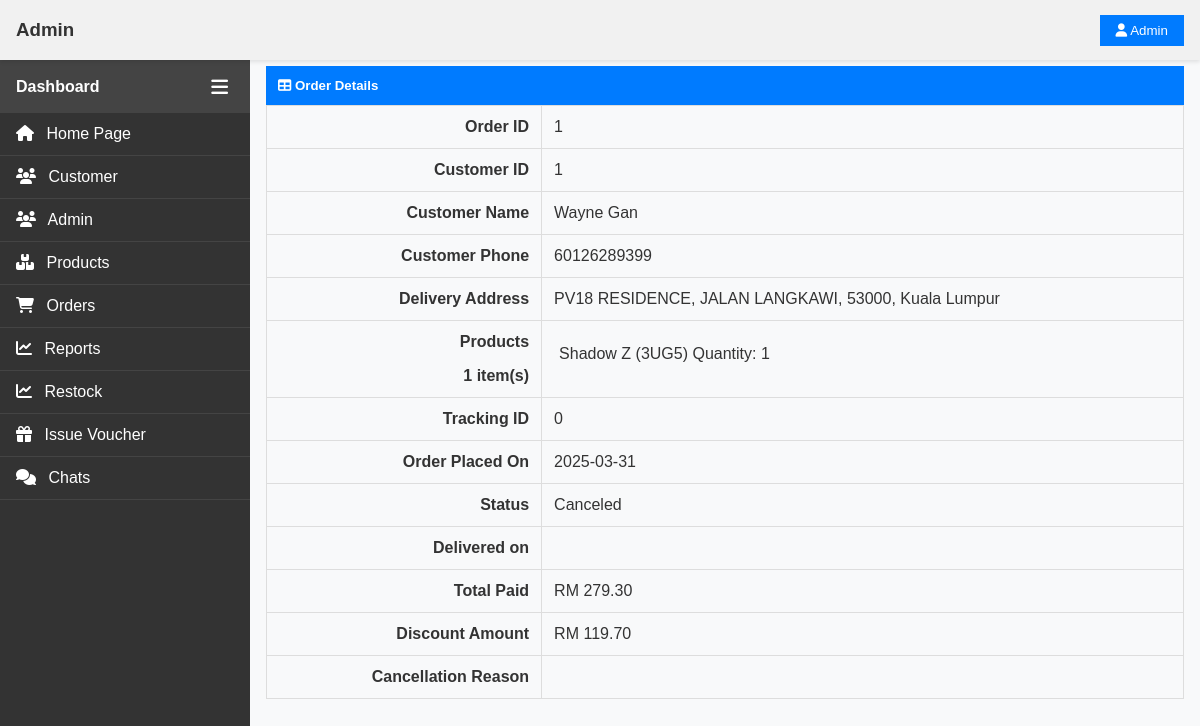
/pages/admin/admin_orderDetails.php?id=1 (signed in), run on the app's committed database.
### tables this page shows
CREATE TABLE `orders` (
  `orderId` int(5) NOT NULL,
  `userId` int(11) NOT NULL,
  `orderDate` date NOT NULL,
  `status` varchar(10) NOT NULL,
  `orderAddress` varchar(150) NOT NULL,
  `orderName` varchar(40) NOT NULL,
  `orderPhone` varchar(15) NOT NULL,
  `deliveryMethod` varchar(20) NOT NULL,
  `deliveredDate` date DEFAULT NULL,
  `tracking` int(30) DEFAULT NULL,
  `discount` decimal(10,2) NOT NULL DEFAULT 0.00,
  `notify` tinyint(1) NOT NULL DEFAULT 0,
  `cancel_reason` varchar(50) DEFAULT NULL
);

CREATE TABLE `order_items` (
  `orderId` int(5) NOT NULL,
  `productId` varchar(5) NOT NULL,
  `quantity` int(10) DEFAULT NULL,
  `subtotal` decimal(10,2) DEFAULT NULL,
  `gripSize` varchar(4) NOT NULL
);

CREATE TABLE `product` (
  `productID` varchar(5) NOT NULL,
  `productName` varchar(100) NOT NULL,
  `price` float(6,2) NOT NULL,
  `seriesID` varchar(3) DEFAULT NULL,
  `introduction` varchar(1000) NOT NULL,
  `playerInfo` varchar(1000) NOT NULL
);

### pages/admin/admin_orderDetails.php (the view, shortened to what this page needs)
<?php
require '../../_base.php';
require  "main.php";
if(isset($_GET["id"])){
    $orderID = $_GET["id"];
    $stm = $_db->prepare("SELECT o.*, sum(oi.subtotal)-o.discount as total FROM
                                orders o JOIN order_items oi ON (o.orderId = oi.orderId)
                                JOIN user u ON (u.userID = o.userId)
                                GROUP BY o.orderId HAVING o.orderId = ?;");
    $stm->execute([$orderID]);
    $order = $stm->fetchAll();
    $order = $order[0];
    $orderItems = $_db->prepare("SELECT oi.*, p.productName as name, pi.image_path as img FROM order_items oi JOIN product p
                                    ON (oi.productId = p.productID)
                                    JOIN product_images pi ON (p.productID = pi.productID)
                                    WHERE orderId=? AND pi.image_type = 'product' ");
    $orderItems->execute([$orderID]);
    $orderItems = $orderItems->fetchAll();
}
else {
    redirect("/pages/admin/admin_home.php");
}
?>
<div class="main-content">
<table class="tb">
        <div class="tb-title">
                <h5 style="margin: 0;"><i class="fas fa-table"></i> Order Details </h5>
        </div>
        <thead>
            <tr>
                <th class="th order">Order ID</th>
                <td class="td"><?= $order->orderId ?></td>
            </tr>
            <tr>
                <th class="th cust">Customer ID</th>
                <td class="td"><?= $order->userId ?></td>
            </tr>
            <tr>
                <th class="th cust">Customer Name</th>
                <td class="td"><?= $order->orderName ?></td>
            </tr>
            <tr>
                <th class="th cust">Customer Phone</th>
                <td class="td"><?= $order->orderPhone ?></td>
            </tr>
            <tr>
                <th class="th cust">Delivery Address</th>
                <td class="td"><?= $order->orderAddress ?></td>
            </tr>
            <tr>
                <th class="th produdt">Products <p><?= count($orderItems) ?> item(s)</p></th>
                <td class="td product">
                    <div>
                        <?php foreach($orderItems as $oi): ?>
                        <div class="productDIV" style="margin-bottom: 10px; padding: 5px; width: auto;">
                            <span><?= $oi->name?> (<?= $oi->gripSize ?>) Quantity: <?= $oi->quantity ?></span>
                        </div>
                        <?php endforeach ?>
                    </div>
                </td>
            </tr>
            <tr>
                <th class="th tracking">Tracking ID</th>
                <td class="td"><?= $order->tracking ?></td>
            </tr>
            <tr>
                <th class="th date">Order Placed On</span></th>
                <td class="td"><?= $order->orderDate ?></td>
            </tr>
            <tr>
                <th class="th fulfil">Status</th>
                <td class="td"><?= $order->status ?></td>
            </tr>
            <tr>
                <th class="th delivered">Delivered on</th>
                <td class="td"><?= $order->deliveredDate ?></td>
            </tr>
            <tr>
                <th class="th total">Total Paid</span></th>
                <td class="td"><?= "RM ".$order->total ?></td>
            </tr>
            <tr>
                <th class="th discount">Discount Amount</th>
                <td class="td"><?= "RM ".$order->discount ?></td>
            </tr>
            <tr>
                <th class="th cancel">Cancellation Reason</th>
                <td class="td"><?= $order->cancel_reason ?></td>
            </tr>
        </thead>
    </table>
</div>
<?php
require '../../admin_foot.php';
?>

### css/main.css (style rules this page uses)
body { margin: 0; padding: 0; font-family: Arial, sans-serif; background-color: #f8f9fa; color: #333; }
.main-content { margin-left: var(--sidebar-width); margin-top: 50px; padding: 1rem; }
.tb-title { background-color: #007bff; color: #fff; padding: 0.75rem; }
.tb { width: 100%; border-collapse: collapse; }
.th { padding: 0.75rem; border: 1px solid #ddd; }
.td { padding: 0.75rem; border: 1px solid #ddd; }

### css/topbar.css (style rules this page uses)
:root { --topbar-height: 60px; }

### css/sidebar.css (style rules this page uses)
:root { --sidebar-width: 250px; --topbar-height: 60px; }

### css/admin.css (style rules this page uses)
* { box-sizing: border-box; }
:root { --side-container-width: 150px; }
body { margin: 0; font-family: Arial, sans-serif; }
.main-content { margin-left: var(--sidebar-width); margin-top: 50px; padding: 1rem; }
.tb-title { background-color: #007bff; color: #fff; padding: 0.75rem; }
.tb { width: 100%; border-collapse: collapse; }
.th { padding: 0.75rem; border: 1px solid #ddd; }
.td { padding: 0.75rem; border: 1px solid #ddd; }

### pages/admin/admin_orderDetails.php (style rules this page uses)
.th { text-align: right; width: 30%; }
.productDIV { cursor: pointer; display: flex; position: relative; }

### data on the page
orders: orderId "1", userId "1", orderName "Wayne Gan", orderPhone "60126289399", orderAddress "PV18 RESIDENCE, JALAN LANGKAWI, 53000, Kuala Lumpur", tracking "0", orderDate "2025-03-31", status "Canceled", discount "119.70"
order_items: product.productName "Shadow Z", gripSize "3UG5", quantity "1"

### other printed values
count($orderItems) "1"
$order->total "279.30"
